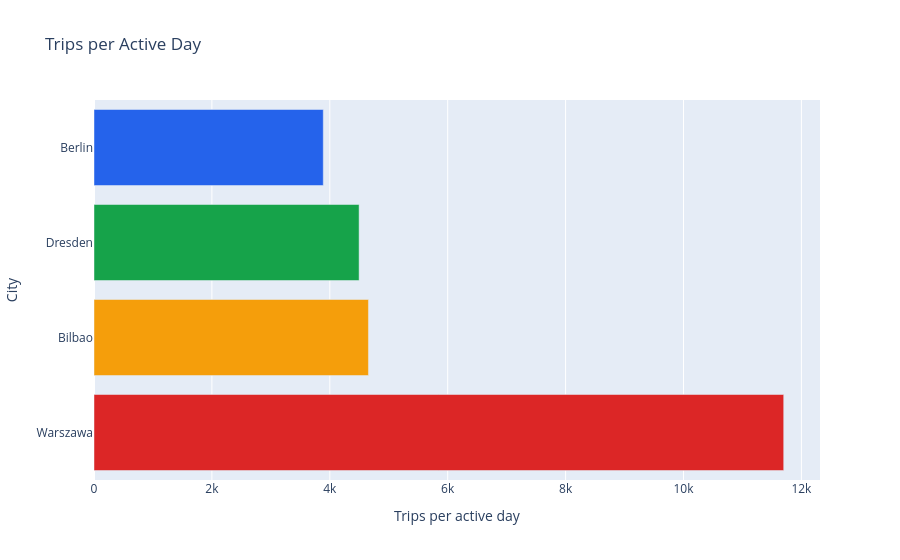

Write notebook code for a chart like this one.
### Markdown cell above
## 5. Core KPIs

### Code cell
kpi_view = kpis[["city", "total_trips", "active_days", "trips_per_active_day", "stations", "unique_bikes", "median_duration_min", "median_distance_km", "weekend_share", "peak_hour", "fleet_utilization_proxy"]]
display(kpi_view.style.format({"total_trips": "{:,.0f}", "trips_per_active_day": "{:,.0f}", "median_duration_min": "{:.1f}", "median_distance_km": "{:.2f}", "weekend_share": "{:.1%}", "fleet_utilization_proxy": "{:.2f}"}))
fig = px.bar(kpis.sort_values("trips_per_active_day"), x="trips_per_active_day", y="city", orientation="h", color="city", color_discrete_map=CITY_COLORS, title="Trips per Active Day", labels={"trips_per_active_day": "Trips per active day", "city": "City"})
fig.update_layout(showlegend=False)
fig.show()

### Figure 1 — Plotly figure (JSON) as saved in the notebook; plotly's stock layout.template omitted (floating-point values rounded to 4 significant figures)
{"data": [{"hovertemplate": "City=%{y}<br>Trips per active day=%{x}<extra></extra>", "legendgroup": "Berlin", "marker": {"color": "#2563EB", "pattern": {"shape": ""}}, "name": "Berlin", "orientation": "h", "showlegend": true, "textposition": "auto", "type": "bar", "x": [3889.0], "xaxis": "x", "y": ["Berlin"], "yaxis": "y"}, {"hovertemplate": "City=%{y}<br>Trips per active day=%{x}<extra></extra>", "legendgroup": "Dresden", "marker": {"color": "#16A34A", "pattern": {"shape": ""}}, "name": "Dresden", "orientation": "h", "showlegend": true, "textposition": "auto", "type": "bar", "x": [4497.0], "xaxis": "x", "y": ["Dresden"], "yaxis": "y"}, {"hovertemplate": "City=%{y}<br>Trips per active day=%{x}<extra></extra>", "legendgroup": "Bilbao", "marker": {"color": "#F59E0B", "pattern": {"shape": ""}}, "name": "Bilbao", "orientation": "h", "showlegend": true, "textposition": "auto", "type": "bar", "x": [4656.0], "xaxis": "x", "y": ["Bilbao"], "yaxis": "y"}, {"hovertemplate": "City=%{y}<br>Trips per active day=%{x}<extra></extra>", "legendgroup": "Warszawa", "marker": {"color": "#DC2626", "pattern": {"shape": ""}}, "name": "Warszawa", "orientation": "h", "showlegend": true, "textposition": "auto", "type": "bar", "x": [11700.0], "xaxis": "x", "y": ["Warszawa"], "yaxis": "y"}], "layout": {"barmode": "relative", "legend": {"title": {"text": "City"}, "tracegroupgap": 0}, "showlegend": false, "title": {"text": "Trips per Active Day"}, "xaxis": {"anchor": "y", "domain": [0.0, 1.0], "title": {"text": "Trips per active day"}}, "yaxis": {"anchor": "x", "categoryarray": ["Warszawa", "Bilbao", "Dresden", "Berlin"], "categoryorder": "array", "domain": [0.0, 1.0], "title": {"text": "City"}}}}
